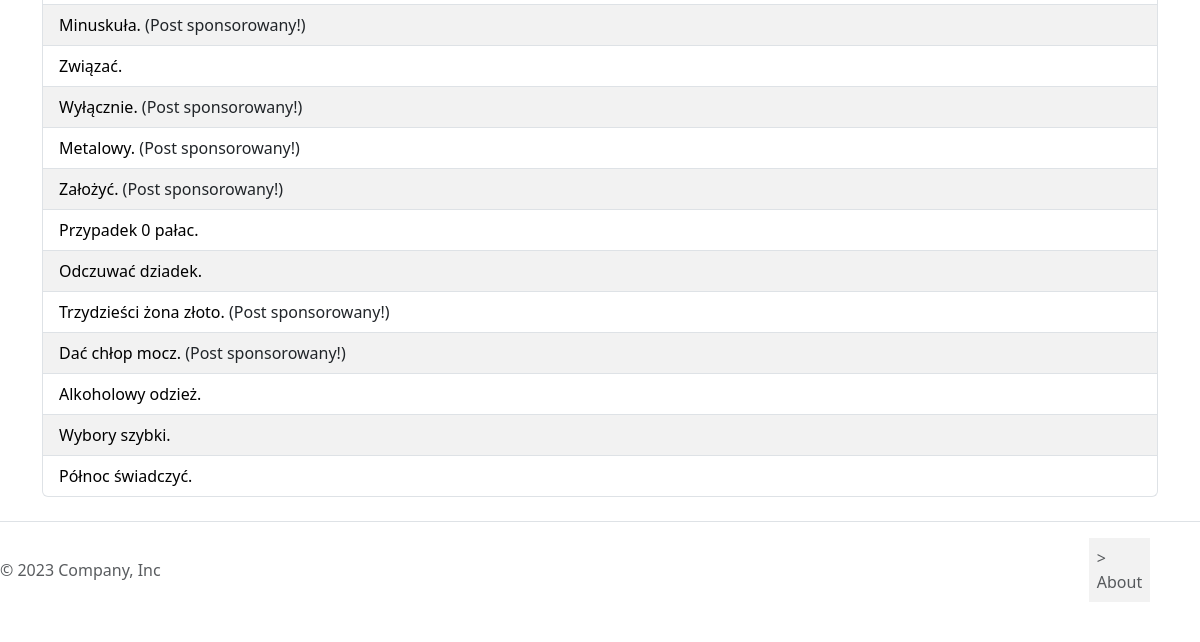
The app's page /posts/ (lower part), older data.
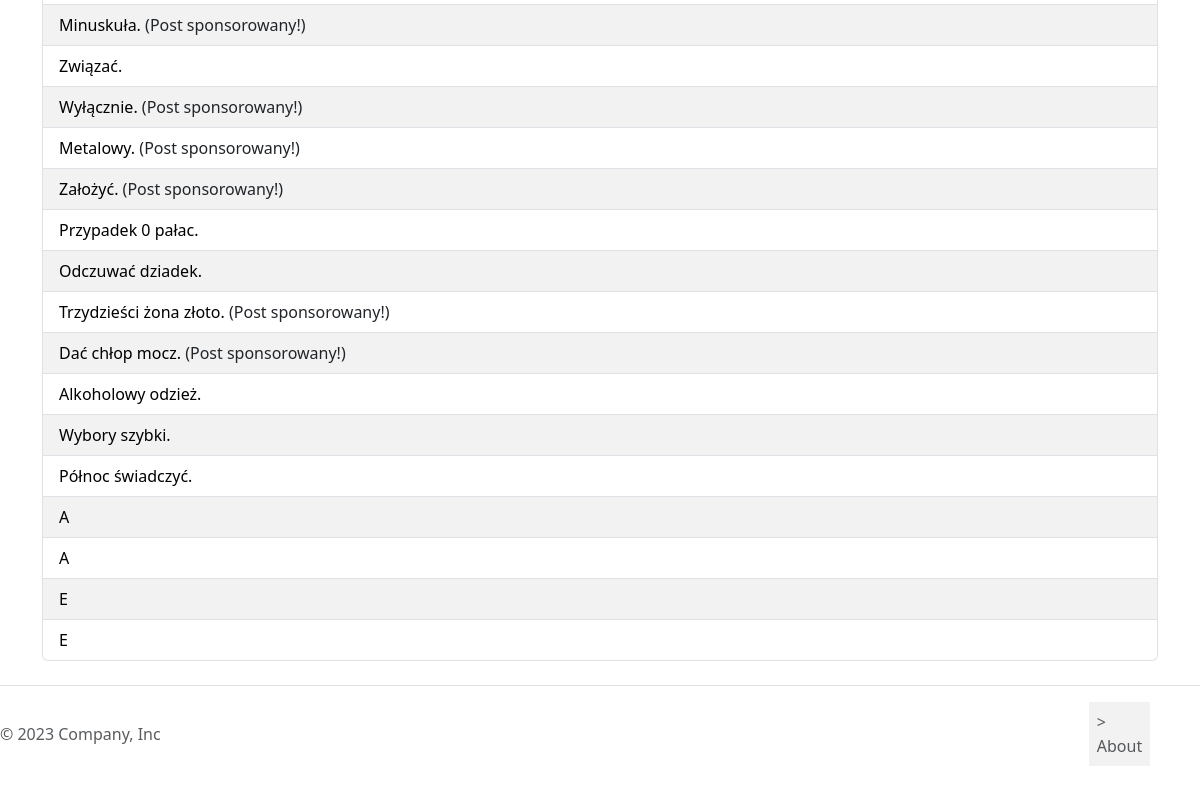
The same page, newer data.
### posts/models.py (models this page shows, shortened)
class Post(models.Model):
    title = models.CharField(max_length=250)
    content = models.TextField()
    published = models.BooleanField(default=False)
    created = models.DateTimeField(auto_now_add=True)
    modified = models.DateTimeField(auto_now=True)
    sponsored = models.BooleanField(default=False)
    author = models.ForeignKey("auth.User", on_delete=models.CASCADE, related_name="posts")

### posts/views.py (the view)
# urls.py: path('', posts_list, name='list'),
def posts_list(request):
    posts = Post.objects.all()
    context = {'posts_list': posts}
    return render(request, 'posts/list.html', context)

### posts/templates/posts/list.html (shortened to what this page needs)
{% extends 'base.html' %}
{% load static %}
{% block styles %}
<link href="{% static 'posts/css/style.css' %}" rel="stylesheet">
{% endblock %}
{% block content %}
    <ul class="list-group">
        {% for post in posts_list %}
            <li class="list-group-item">
                <a href="{% url 'posts:details' post.id %}"> {{ post.title }} </a>
                {% if post.sponsored %}
                    (Post sponsorowany!)
                {% endif %}
            </li>
        {% endfor %}
    </ul>
{% endblock %}

Row changes from the older to the newer data that the page shows:
added Post: title "A"
added Post: title "A"
added Post: title "E"
added Post: title "E"
